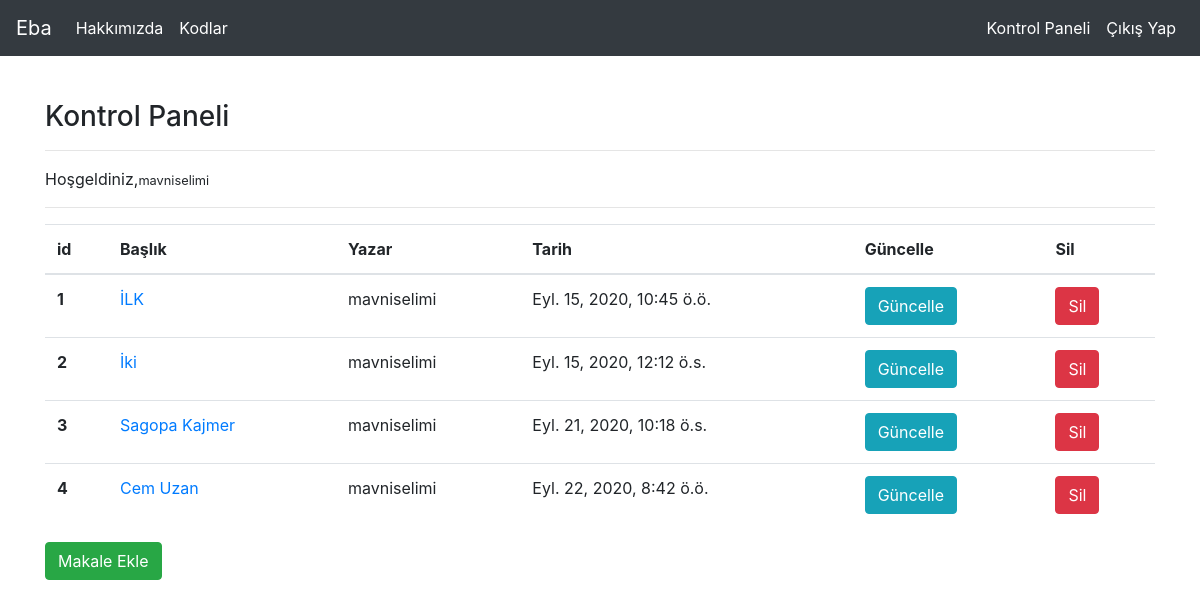
Screenshot of /articles/dashboard/ (signed in) with the database file from the repository.
### article/models.py (models this page shows, shortened)
class Article(models.Model):
    author=models.ForeignKey("auth.User",on_delete=models.CASCADE,verbose_name="Yazar")
    title= models.CharField(max_length=125,verbose_name="Başlık")
    content=models.TextField(verbose_name="İçerik")
    created_date=models.DateTimeField(auto_now_add=True,verbose_name="Oluşturma")

### article/views.py (the view)
# urls.py: path('dashboard/',views.dashboard,name="dashboard"),
def dashboard(request):
    articles= Article.objects.filter(author=request.user)
    context={
        "articles" : articles
    }
    return render(request,"dashboard.html",context)

### templates/dashboard.html
{% extends "layout.html" %}
{% block body %}
<h3>Kontrol Paneli</h3>
<hr>
<p>
    Hoşgeldiniz,<small>{{request.user.username}}</small>
</p>
<hr>
{% if articles %}
<table class="table">
  <thead>
    <tr>
      <th scope="col">id</th>
      <th scope="col">Başlık</th>
      <th scope="col">Yazar</th>
      <th scope="col">Tarih</th>
      <th scope="col">Güncelle</th>
      <th scope="col">Sil</th>
    </tr>
  </thead>
  <tbody>
  {% for article in articles %}
  <tr>
    <th scope="row">{{article.id}}</th>
    <td><a href="/articles/article/{{article.id}}">{{article.title}}</a></td>
    <td>{{article.author.username}}</td>
    <td>{{article.created_date}}</td>
    <td><a href="/articles/update/{{article.id}}" class="btn btn-info">Güncelle</a></td>
    <td><a href="/articles/delete/{{article.id}}" class="btn btn-danger">Sil</a></td>
  </tr>
  {% endfor %}
  </tbody>
</table>
{% else %}
<div class="alert alert-danger">
  Henüz Bir Makaleniz Görünmüyor...
</div>
{% endif %}
<a class="btn btn-success" href="/articles/addarticle">Makale Ekle</a>
{% endblock body %}

### templates/layout.html (shortened to what this page needs)
<!DOCTYPE html>
{% load static %}
<html lang="tr">
<head>
    <link rel="stylesheet" href="{% static 'css/bootstrap.min.css' %}">
</head>
<body>
    {% include "includes/navbar.html" %}
    <div style="margin-top: 100px;" class="container">
        {% block body %}
        {% endblock body %}
    </div>
</body>
</html>

### templates/includes/navbar.html (shortened to what this page needs)
<nav class="navbar navbar-expand-md navbar-dark fixed-top bg-dark">
    <a class="navbar-brand" href="/">Eba</a>
    <div class="collapse navbar-collapse" id="navbarCollapse">
      <ul class="navbar-nav mr-auto">
        <li class="nav-item active">
          <a class="nav-link" href="/about">Hakkımızda</a>
        </li>
        <li class="nav-item active">
          <a class="nav-link" href="/articles">Kodlar</a>
        </li>
      </ul>
      <ul class="navbar-nav ml-auto">
        {% if request.user.is_authenticated %}
          <li class="nav-item active">
            <a class="nav-link" href="/articles/dashboard">Kontrol Paneli</a>
          </li>
          <li class="nav-item active">
            <a class="nav-link" href="/user/logout">Çıkış Yap</a>
          </li>
        {% endif %}
      </ul>
    </div>
  </nav>

### rows the page displays
Article: id "1", title "İLK", author.username "mavniselimi", created_date "Eyl. 15, 2020, 10:45 ö.ö."
Article: id "2", title "İki", author.username "mavniselimi", created_date "Eyl. 15, 2020, 12:12 ö.s."
Article: id "3", title "Sagopa Kajmer", author.username "mavniselimi", created_date "Eyl. 21, 2020, 10:18 ö.s."
Article: id "4", title "Cem Uzan", author.username "mavniselimi", created_date "Eyl. 22, 2020, 8:42 ö.ö."

### other values shown
{{ request.user.username }} "mavniselimi"
